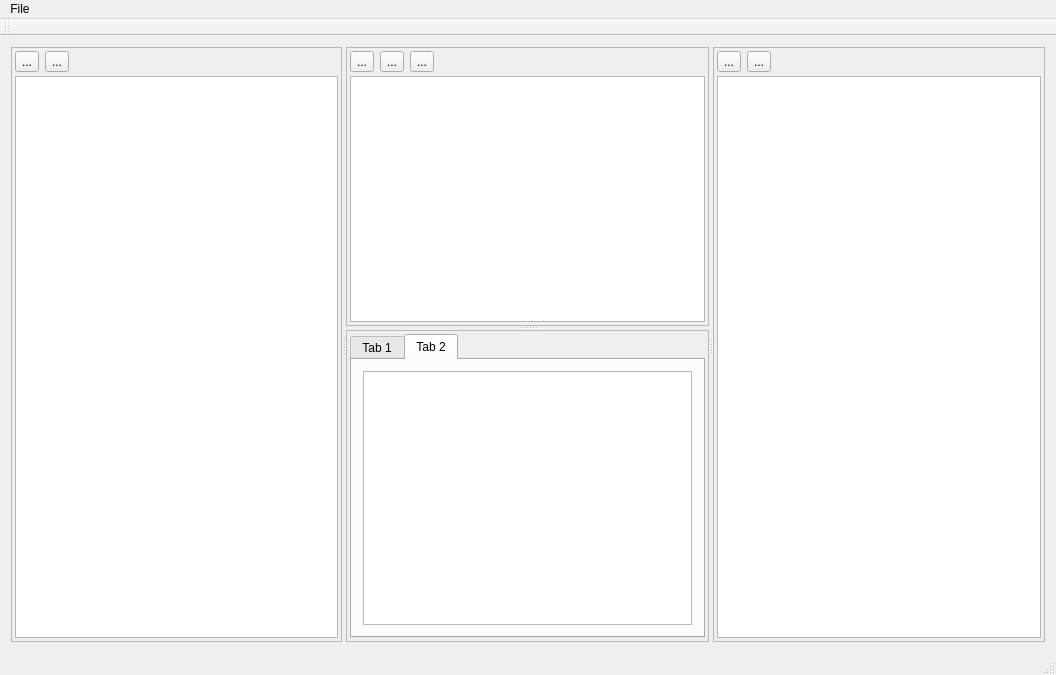
<?xml version="1.0" encoding="UTF-8"?>
<ui version="4.0">
 <class>MainWindow</class>
 <widget class="QMainWindow" name="MainWindow">
  <property name="geometry">
   <rect>
    <x>0</x>
    <y>0</y>
    <width>1056</width>
    <height>675</height>
   </rect>
  </property>
  <property name="windowTitle">
   <string>MainWindow</string>
  </property>
  <widget class="QWidget" name="centralWidget">
   <layout class="QVBoxLayout" name="verticalLayout_7">
    <item>
     <widget class="QSplitter" name="splitter_3">
      <property name="orientation">
       <enum>Qt::Horizontal</enum>
      </property>
      <widget class="QSplitter" name="splitter_2">
       <property name="orientation">
        <enum>Qt::Horizontal</enum>
       </property>
       <widget class="QFrame" name="frame_2">
        <property name="frameShape">
         <enum>QFrame::StyledPanel</enum>
        </property>
        <property name="frameShadow">
         <enum>QFrame::Raised</enum>
        </property>
        <layout class="QVBoxLayout" name="verticalLayout">
         <property name="spacing">
          <number>4</number>
         </property>
         <property name="leftMargin">
          <number>3</number>
         </property>
         <property name="topMargin">
          <number>3</number>
         </property>
         <property name="rightMargin">
          <number>3</number>
         </property>
         <property name="bottomMargin">
          <number>3</number>
         </property>
         <item>
          <layout class="QHBoxLayout" name="horizontalLayout">
           <item>
            <widget class="QToolButton" name="toolButton">
             <property name="text">
              <string>...</string>
             </property>
            </widget>
           </item>
           <item>
            <widget class="QToolButton" name="toolButton_2">
             <property name="text">
              <string>...</string>
             </property>
            </widget>
           </item>
           <item>
            <spacer name="horizontalSpacer">
             <property name="orientation">
              <enum>Qt::Horizontal</enum>
             </property>
             <property name="sizeHint" stdset="0">
              <size>
               <width>40</width>
               <height>20</height>
              </size>
             </property>
            </spacer>
           </item>
          </layout>
         </item>
         <item>
          <widget class="QListView" name="listView"/>
         </item>
        </layout>
       </widget>
       <widget class="QSplitter" name="splitter">
        <property name="orientation">
         <enum>Qt::Vertical</enum>
        </property>
        <widget class="QFrame" name="frame">
         <property name="frameShape">
          <enum>QFrame::StyledPanel</enum>
         </property>
         <property name="frameShadow">
          <enum>QFrame::Raised</enum>
         </property>
         <layout class="QVBoxLayout" name="verticalLayout_3">
          <property name="spacing">
           <number>4</number>
          </property>
          <property name="leftMargin">
           <number>3</number>
          </property>
          <property name="topMargin">
           <number>3</number>
          </property>
          <property name="rightMargin">
           <number>3</number>
          </property>
          <property name="bottomMargin">
           <number>3</number>
          </property>
          <item>
           <layout class="QHBoxLayout" name="horizontalLayout_3">
            <item>
             <widget class="QToolButton" name="toolButton_5">
              <property name="text">
               <string>...</string>
              </property>
             </widget>
            </item>
            <item>
             <widget class="QToolButton" name="toolButton_6">
              <property name="text">
               <string>...</string>
              </property>
             </widget>
            </item>
            <item>
             <widget class="QToolButton" name="toolButton_7">
              <property name="text">
               <string>...</string>
              </property>
             </widget>
            </item>
            <item>
             <spacer name="horizontalSpacer_3">
              <property name="orientation">
               <enum>Qt::Horizontal</enum>
              </property>
              <property name="sizeHint" stdset="0">
               <size>
                <width>40</width>
                <height>20</height>
               </size>
              </property>
             </spacer>
            </item>
           </layout>
          </item>
          <item>
           <widget class="QColumnView" name="columnView"/>
          </item>
         </layout>
        </widget>
        <widget class="QFrame" name="frame_4">
         <property name="frameShape">
          <enum>QFrame::StyledPanel</enum>
         </property>
         <property name="frameShadow">
          <enum>QFrame::Raised</enum>
         </property>
         <layout class="QVBoxLayout" name="verticalLayout_6">
          <property name="spacing">
           <number>4</number>
          </property>
          <property name="leftMargin">
           <number>3</number>
          </property>
          <property name="topMargin">
           <number>3</number>
          </property>
          <property name="rightMargin">
           <number>3</number>
          </property>
          <property name="bottomMargin">
           <number>3</number>
          </property>
          <item>
           <widget class="QTabWidget" name="tabWidget">
            <property name="currentIndex">
             <number>1</number>
            </property>
            <widget class="QWidget" name="tab">
             <attribute name="title">
              <string>Tab 1</string>
             </attribute>
             <layout class="QVBoxLayout" name="verticalLayout_4">
              <item>
               <widget class="QGraphicsView" name="graphicsView"/>
              </item>
             </layout>
            </widget>
            <widget class="QWidget" name="tab_2">
             <attribute name="title">
              <string>Tab 2</string>
             </attribute>
             <layout class="QVBoxLayout" name="verticalLayout_5">
              <item>
               <widget class="QGraphicsView" name="graphicsView_2"/>
              </item>
             </layout>
            </widget>
           </widget>
          </item>
         </layout>
        </widget>
       </widget>
      </widget>
      <widget class="QFrame" name="frame_3">
       <property name="frameShape">
        <enum>QFrame::StyledPanel</enum>
       </property>
       <property name="frameShadow">
        <enum>QFrame::Raised</enum>
       </property>
       <layout class="QVBoxLayout" name="verticalLayout_2">
        <property name="spacing">
         <number>4</number>
        </property>
        <property name="leftMargin">
         <number>3</number>
        </property>
        <property name="topMargin">
         <number>3</number>
        </property>
        <property name="rightMargin">
         <number>3</number>
        </property>
        <property name="bottomMargin">
         <number>3</number>
        </property>
        <item>
         <layout class="QHBoxLayout" name="horizontalLayout_2">
          <item>
           <widget class="QToolButton" name="toolButton_3">
            <property name="text">
             <string>...</string>
            </property>
           </widget>
          </item>
          <item>
           <widget class="QToolButton" name="toolButton_4">
            <property name="text">
             <string>...</string>
            </property>
           </widget>
          </item>
          <item>
           <spacer name="horizontalSpacer_2">
            <property name="orientation">
             <enum>Qt::Horizontal</enum>
            </property>
            <property name="sizeHint" stdset="0">
             <size>
              <width>40</width>
              <height>20</height>
             </size>
            </property>
           </spacer>
          </item>
         </layout>
        </item>
        <item>
         <widget class="QTreeView" name="treeView"/>
        </item>
       </layout>
      </widget>
     </widget>
    </item>
   </layout>
  </widget>
  <widget class="QMenuBar" name="menuBar">
   <property name="geometry">
    <rect>
     <x>0</x>
     <y>0</y>
     <width>1056</width>
     <height>26</height>
    </rect>
   </property>
   <widget class="QMenu" name="menuFile">
    <property name="title">
     <string>File</string>
    </property>
    <addaction name="actionOpen"/>
    <addaction name="actionSave"/>
    <addaction name="separator"/>
    <addaction name="actionClose"/>
   </widget>
   <addaction name="menuFile"/>
  </widget>
  <widget class="QToolBar" name="mainToolBar">
   <attribute name="toolBarArea">
    <enum>TopToolBarArea</enum>
   </attribute>
   <attribute name="toolBarBreak">
    <bool>false</bool>
   </attribute>
  </widget>
  <widget class="QStatusBar" name="statusBar"/>
  <action name="actionOpen">
   <property name="text">
    <string>Open</string>
   </property>
  </action>
  <action name="actionSave">
   <property name="text">
    <string>Save</string>
   </property>
  </action>
  <action name="actionClose">
   <property name="text">
    <string>Close</string>
   </property>
  </action>
 </widget>
 <layoutdefault spacing="6" margin="11"/>
 <resources/>
 <connections/>
</ui>
